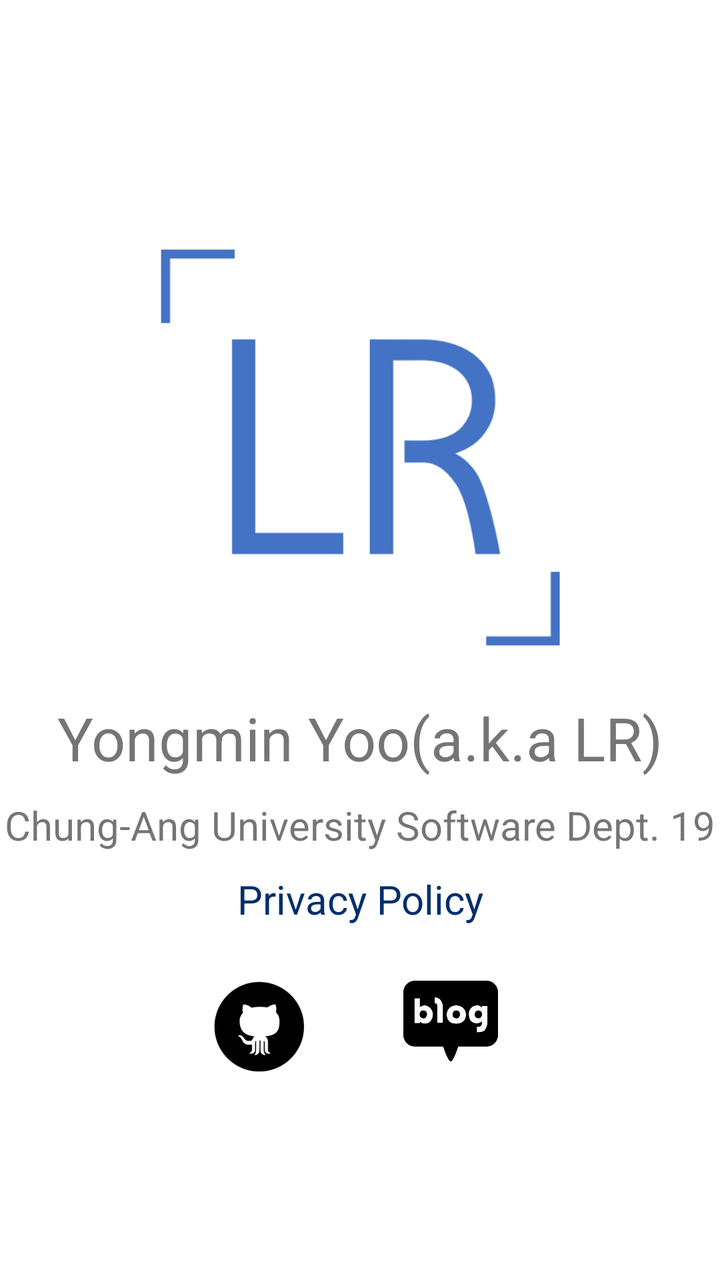
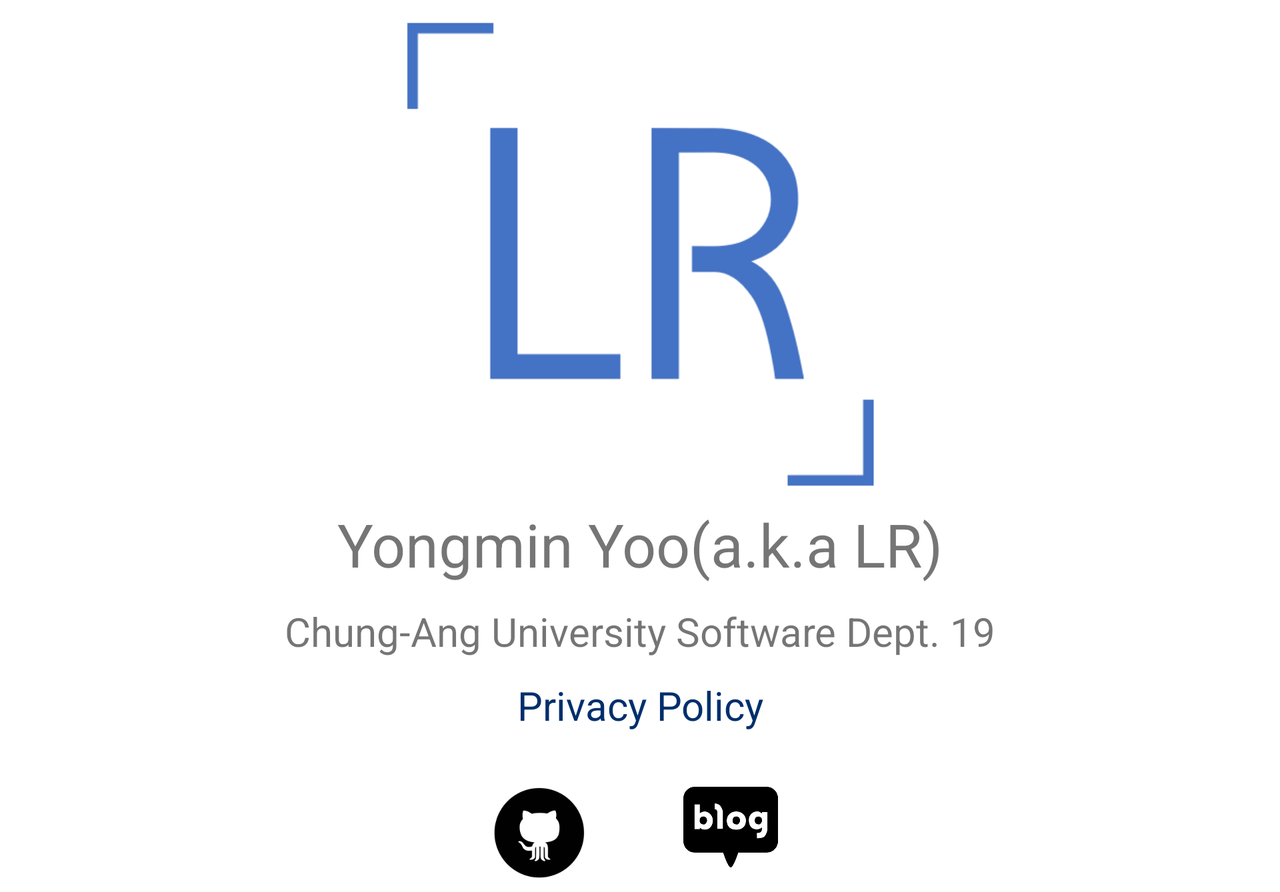

Compare how this app lays out the same screen by default and in its alternative resource folder. The renders come first, then the two layout files and the values they reference.
<!-- AndroidManifest.xml: activity theme actionbarAppTheme -->
<!-- res/layout/activity_info.xml -->
<?xml version="1.0" encoding="utf-8"?>
<LinearLayout
    xmlns:android="http://schemas.android.com/apk/res/android"
    android:layout_width="match_parent"
    android:layout_height="match_parent"
    android:background="@android:color/white"
    android:orientation="vertical"
    android:gravity="center">

    <LinearLayout
        android:layout_width="match_parent"
        android:layout_height="wrap_content"
        android:orientation="horizontal"
        android:baselineAligned="false">

        <Space
            android:layout_width="0dp"
            android:layout_height="wrap_content"
            android:layout_weight="1"/>

        <LinearLayout
            android:layout_width="0dp"
            android:layout_height="wrap_content"
            android:layout_weight="3">

            <ImageView
                android:layout_width="match_parent"
                android:layout_height="wrap_content"
                android:src="@drawable/ic_profile"
                android:contentDescription="@string/desc_info_profile"/>

        </LinearLayout>

        <Space
            android:layout_width="0dp"
            android:layout_height="wrap_content"
            android:layout_weight="1"/>

    </LinearLayout>

    <TextView
        android:gravity="center"
        android:layout_width="match_parent"
        android:layout_height="wrap_content"
        android:text="@string/info_tv_name"
        android:textSize="30sp"/>

    <TextView
        android:gravity="center"
        android:layout_width="match_parent"
        android:layout_height="wrap_content"
        android:layout_marginTop="10dp"
        android:text="@string/info_tv_school"
        android:textSize="20sp"/>

    <TextView
        android:gravity="center"
        android:layout_width="match_parent"
        android:layout_height="wrap_content"
        android:layout_marginTop="10dp"
        android:onClick="openPrivaryPolicy"
        android:text="@string/info_btn_privacy"
        android:textColor="@color/colorPrimaryDark"
        android:textSize="20sp"/>

    <LinearLayout
        android:layout_width="match_parent"
        android:layout_height="wrap_content"
        android:layout_marginTop="20sp"
        android:gravity="center">

        <ImageButton
            android:layout_width="50sp"
            android:layout_height="50sp"
            android:gravity="center"
            android:onClick="openGit"
            android:background="@drawable/btn_info_git"
            android:contentDescription="@string/desc_info_btn_git"/>

        <View
            android:layout_width="40sp"
            android:layout_height="50sp"/>

        <ImageButton
            android:layout_width="60sp"
            android:layout_height="60sp"
            android:gravity="center"
            android:onClick="openBlog"
            android:background="@drawable/btn_info_blog"
            android:contentDescription="@string/desc_info_btn_blog"/>

    </LinearLayout>

</LinearLayout>
<!-- resources referenced by this layout -->
<resources>
  <color name="colorPrimaryDark">#002f6c</color>
  <!-- drawable btn_info_blog: png bitmap (drawable-xhdpi, 15559 bytes) -->
  <!-- drawable btn_info_git: png bitmap (drawable-xhdpi, 6185 bytes) -->
  <!-- drawable ic_profile: png bitmap (drawable-xhdpi, 8278 bytes) -->
  <string name="desc_info_btn_blog" translatable="false">Blog Button</string>
  <string name="desc_info_btn_git" translatable="false">Git Button</string>
  <string name="desc_info_profile" translatable="false">Profile Logo</string>
  <string name="info_btn_privacy">Privacy Policy</string>
  <string name="info_tv_name">Yongmin Yoo(a.k.a LR)</string>
  <string name="info_tv_school">Chung-Ang University Software Dept. 19</string>
  <style name="actionbarAppTheme" parent="Theme.AppCompat.Light.DarkActionBar">
          <item name="colorPrimary">@color/colorPrimary</item>
          <item name="colorPrimaryDark">@color/colorPrimaryDark</item>
          <item name="colorAccent">@color/colorAccent</item>
      </style>
  <color name="colorPrimary">#01579b</color>
  <color name="colorAccent">#01579b</color>
</resources>
<!-- res/layout-land/activity_info.xml (the repository's variant of the layout above) -->
<!-- drawn on the phone turned sideways -->
<?xml version="1.0" encoding="utf-8"?>
<ScrollView
    xmlns:android="http://schemas.android.com/apk/res/android"
    android:layout_width="match_parent"
    android:layout_height="match_parent"
    android:background="@android:color/white"
    android:orientation="vertical"
    android:gravity="center">

    <LinearLayout
        android:layout_width="match_parent"
        android:layout_height="wrap_content"
        android:orientation="vertical">

        <LinearLayout
            android:layout_width="match_parent"
            android:layout_height="wrap_content"
            android:orientation="horizontal"
            android:baselineAligned="false">

            <Space
                android:layout_width="0dp"
                android:layout_height="wrap_content"
                android:layout_weight="1"/>

            <LinearLayout
                android:layout_width="0dp"
                android:layout_height="wrap_content"
                android:layout_weight="3">

                <ImageView
                    android:layout_width="match_parent"
                    android:layout_height="wrap_content"
                    android:src="@drawable/ic_profile"
                    android:contentDescription="@string/desc_info_profile"/>

            </LinearLayout>

            <Space
                android:layout_width="0dp"
                android:layout_height="wrap_content"
                android:layout_weight="1"/>

        </LinearLayout>

        <TextView
            android:gravity="center"
            android:layout_width="match_parent"
            android:layout_height="wrap_content"
            android:text="@string/info_tv_name"
            android:textSize="30sp"/>

        <TextView
            android:gravity="center"
            android:layout_width="match_parent"
            android:layout_height="wrap_content"
            android:layout_marginTop="10dp"
            android:onClick="openPrivaryPolicy"
            android:text="@string/info_tv_school"
            android:textSize="20sp"/>

        <TextView
            android:gravity="center"
            android:layout_width="match_parent"
            android:layout_height="wrap_content"
            android:layout_marginTop="10dp"
            android:text="@string/info_btn_privacy"
            android:textColor="@color/colorPrimaryDark"
            android:textSize="20sp"/>

        <LinearLayout
            android:layout_width="match_parent"
            android:layout_height="wrap_content"
            android:layout_marginTop="20sp"
            android:gravity="center">

            <ImageButton
                android:layout_width="50sp"
                android:layout_height="50sp"
                android:gravity="center"
                android:onClick="openGit"
                android:background="@drawable/btn_info_git"
                android:contentDescription="@string/desc_info_btn_git"/>

            <View
                android:layout_width="40sp"
                android:layout_height="50sp"/>

            <ImageButton
                android:layout_width="60sp"
                android:layout_height="60sp"
                android:gravity="center"
                android:onClick="openBlog"
                android:background="@drawable/btn_info_blog"
                android:contentDescription="@string/desc_info_btn_blog"/>

        </LinearLayout>

    </LinearLayout>

</ScrollView>
